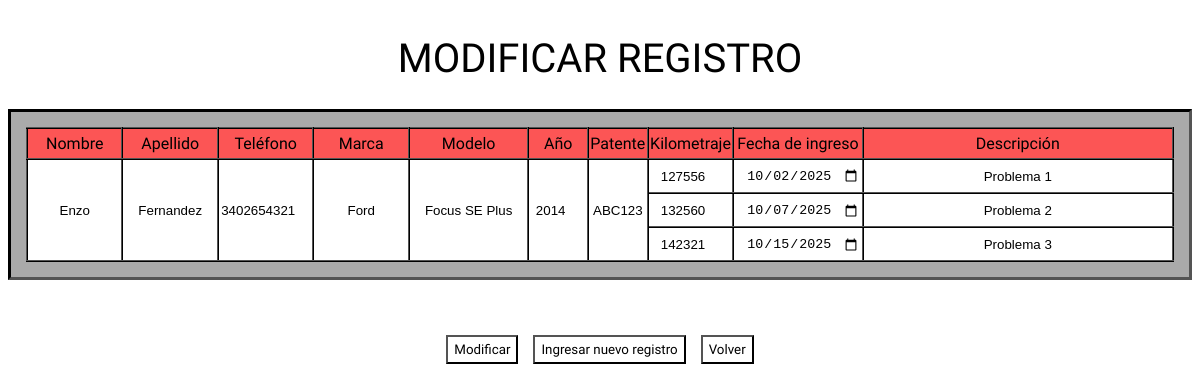
The app's page /regedit.php?id_vehicle=2, older data.
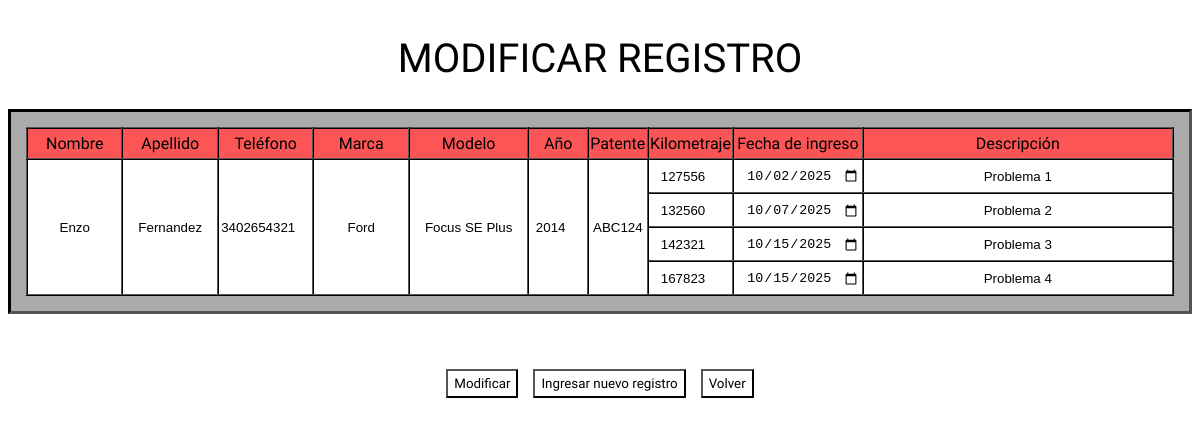
The same page, newer data.
### tables this page shows
CREATE TABLE register (
        id INTEGER PRIMARY KEY AUTOINCREMENT,
        id_client INTEGER DEFAULT NULL,
        id_vehicle INTEGER DEFAULT NULL,
        mileage INTEGER NOT NULL,
        entry_date date NOT NULL,
        descript varchar(100) DEFAULT NULL
    );

CREATE TABLE clients (
        id INTEGER PRIMARY KEY AUTOINCREMENT,
        name TEXT NOT NULL,
        surname TEXT NOT NULL,
        phone TEXT NULL
    );

CREATE TABLE vehicles (
        id INTEGER PRIMARY KEY AUTOINCREMENT,
        id_client INTEGER NOT NULL,
        brand TEXT NOT NULL,
        model TEXT NOT NULL,
        year_model INTEGER DEFAULT NULL,
        patent TEXT NOT NULL
    );

### regedit.php (the view, shortened to what this page needs)
<?php
    include 'connection.php';
    $query = "SELECT
        c.id AS id_client, c.name, c.surname, c.phone,
        v.id AS id_vehicle, v.brand, v.model, v.year_model, v.patent,
        r.id AS id_register, r.mileage, r.entry_date, r.descript
    FROM register r
    INNER JOIN clients c ON r.id_client = c.id
    INNER JOIN vehicles v ON r.id_vehicle = v.id
    WHERE v.id = ?
    ORDER BY r.entry_date ASC";
    $id_vehicle = isset($_GET['id_vehicle']) ? (int)$_GET['id_vehicle'] : (isset($_POST['id_vehicle']) ? (int)$_POST['id_vehicle'] : 0);
    $stmt = $db->prepare($query);
    $stmt->execute([$id_vehicle]);
    $rows = $stmt->fetchAll(PDO::FETCH_ASSOC);
    $rowCount = count($rows);
?>
<!DOCTYPE html>
<html lang="en">
<head>
    <link rel="stylesheet" href="CSS/style_regedit.css">
</head>
<body>
    <div class="main_container">
        <h1>MODIFICAR REGISTRO</h1>
        <div class="modify_form">
            <form action="regedit.php" method="POST">
                <table class="mod_table" style="border: 2px inset black; border-collapse: collapse;">
                    <colgroup>
                        <col style="width: 8%;">
                        <col style="width: 8%;">
                        <col style="width: 8%;">
                        <col style="width: 8%;">
                        <col style="width: 10%;">
                        <col style="width: 5%;">
                        <col style="width: 5%;">
                        <col style="width: 6%;">
                        <col style="width: 8%;">
                        <col style="width: 26%;">
                    </colgroup>
                    <tr>
                        <td class="main_camp_table">Nombre</td>
                        <td class="main_camp_table">Apellido</td>
                        <td class="main_camp_table">Teléfono</td>
                        <td class="main_camp_table">Marca</td>
                        <td class="main_camp_table">Modelo</td>
                        <td class="main_camp_table">Año</td>
                        <td class="main_camp_table">Patente</td>
                        <td class="main_camp_table">Kilometraje</td>
                        <td class="main_camp_table">Fecha de ingreso</td>
                        <td class="main_camp_table">Descripción</td>
                    </tr>
                    <?php
                        $first = true;
                        foreach ($rows as $row) {
                            echo "<tr>";
                            if ($first) {
                                echo "<td rowspan='{$rowCount}'><input type='text' name='name' value='" . htmlspecialchars($row['name']) . "'></td>";
                                echo "<td rowspan='{$rowCount}'><input type='text' name='surname' value='" . htmlspecialchars($row['surname']) . "'></td>";
                                echo "<td rowspan='{$rowCount}'><input type='number' name='phone' value='" . htmlspecialchars($row['phone']) . "'></td>";
                                echo "<td rowspan='{$rowCount}'><input type='text' name='brand' value='" . htmlspecialchars($row['brand']) . "'></td>";
                                echo "<td rowspan='{$rowCount}'><input type='text' name='model' value='" . htmlspecialchars($row['model']) . "'></td>";
                                echo "<td rowspan='{$rowCount}'><input type='number' name='year_model' value='" . htmlspecialchars($row['year_model']) . "'></td>";
                                echo "<td rowspan='{$rowCount}'><input type='text' name='patent' value='" . htmlspecialchars($row['patent']) . "'></td>";
                                $first = false;
                            }
                            echo "<td><input type='number' name='mileage_{$row['id_register']}' value='" . htmlspecialchars($row['mileage']) . "'></td>";
                            echo "<td><input type='date' name='entry_date_{$row['id_register']}' value='" . htmlspecialchars($row['entry_date']) . "'></td>";
                            echo "<td><input type='text' name='descript_{$row['id_register']}' value='" . htmlspecialchars($row['descript']) . "'></td>";
                            echo "</tr>";
                        }
                    ?>
                </table>
        </div>
                <div class="btns_container">
                    <button type="submit" class="input_btns" name="modify_btn">Modificar</button>
                    <button type="button" class="input_btns" onclick="window.location.href='new_entry.php?id_vehicle=<?= $row['id_vehicle'] ?>'">Ingresar nuevo registro</button>
                    <button type="button" class="input_btns" onclick="window.location.href='index.php'">Volver</button>
                </div>
    </div>
</body>
</html>

Row changes from the older to the newer data that the page shows:
changed through a linked row, register "Problema 1": patent "ABC123" → "ABC124"
added register: mileage "167823", entry_date "10/15/2025", descript "Problema 4"
